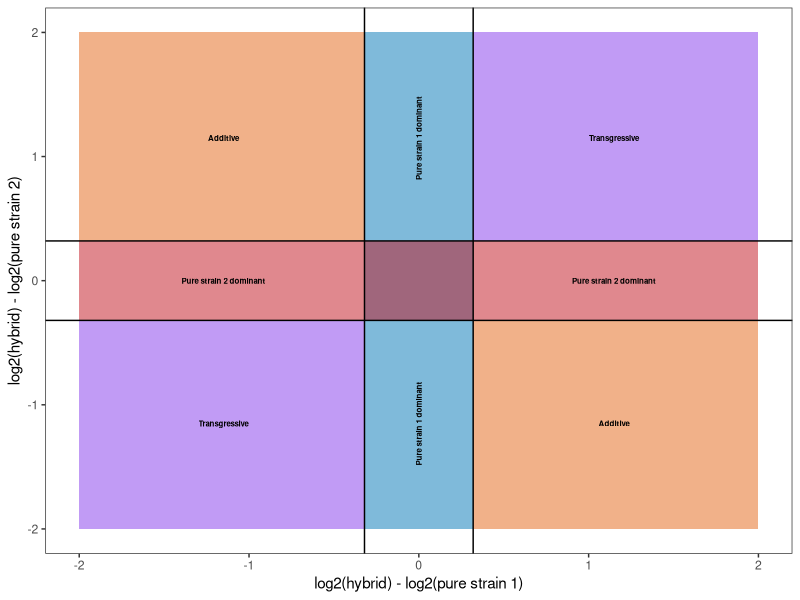

The R script that drew this image:
##############################
## example plot for SKR inhertiance patterns
##
## Matt Brachmann (PhDMattyB)
##
## 14.07.2025
##
##############################


setwd('~/Parsons_Postdoc/SKR_Hybrid_Gene_expression/')

library(tidyverse)

theme_set(theme_bw())


example_pal = c('#e36414', 
                '#0077b6',
                '#c1121f',
                '#8338ec')


ggplot()+
  geom_rect(data = data.frame(xmin = c(-0.32,
                                       -2, 
                                       -0.32, 
                                       0.32, 
                                       0.32, 
                                       -0.32), 
                              xmax = c(0.32, 
                                       2, 
                                       -2, 
                                       2, 
                                       2, 
                                       -2), 
                              ymin = c(-2, 
                                       -0.32, 
                                       0.32, 
                                       -0.32, 
                                       0.32, 
                                       -0.32), 
                              ymax = c(2, 
                                       0.32, 
                                       2, 
                                       -2, 
                                       2, 
                                       -2),
                              fill = c('Pure-strain1 dominant', 
                                       'Pure-strain2 dominant', 
                                       'Additive', 
                                       'Additive', 
                                       'Transgressive', 
                                       'Transgressive')), 
            aes(xmin = xmin, 
                xmax = xmax, 
                ymin = ymin, 
                ymax = ymax, 
                fill = fill), 
            alpha = 0.5)+
  scale_fill_manual(values = example_pal)+
  annotate("text", 
           x = c(-1.15, 1.15), 
           y = c(1.15, -1.15), 
           label = "Additive", 
           size = 2, 
           fontface = 'bold')+
  annotate("text", 
           x = c(1.15, -1.15), 
           y = c(1.15, -1.15), 
           label = "Transgressive", 
           size = 2, 
           fontface = 'bold')+
  annotate("text", 
           x = c(-1.15, 1.15), 
           y = c(0,0), 
           label = "Pure strain 2 dominant", 
           size = 2, 
           fontface = 'bold')+
  annotate("text", 
           x = c(0, 0), 
           y = c(1.15, -1.15), 
           label = "Pure strain 1 dominant", 
           angle = 90, 
           size = 2, 
           fontface = 'bold')+
  labs(x = 'log2(hybrid) - log2(pure strain 1)', 
       y = 'log2(hybrid) - log2(pure strain 2)')+
  geom_hline(yintercept = c(0.32, -0.32))+
  geom_vline(xintercept = c(0.32, -0.32))+
  theme(panel.grid = element_blank(), 
        legend.position = 'none')
